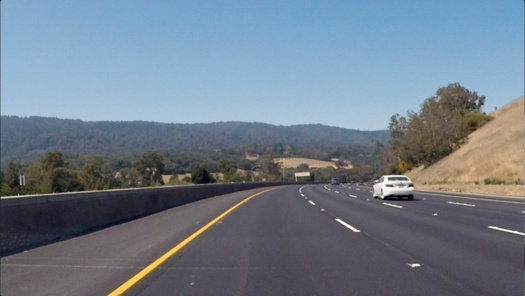
#> input picture convolutional-neural-networks/data/curved_lane.jpg, 525 x 296 px, shrunk from 1280 x 720 before the run, found by its file name
$ jupyter execute custom_filters.ipynb   (shell and % lines are left out)
#> lines starting #> are read from the running program, lines starting #| are printed output that depends on the picture
# Creating a Filter, Edge Detection

### Import resources and display image

[cell 1]
import matplotlib.pyplot as plt
import matplotlib.image as mpimg

import cv2
import numpy as np


# Read in the image
image = mpimg.imread('images/curved_lane.jpg')
#> image is the input picture: shape (296, 525, 3); mean R, G, B 112.1, 125, 138.7

plt.imshow(image)

### Convert the image to grayscale

[cell 2]
# Convert to grayscale for filtering
gray = cv2.cvtColor(image, cv2.COLOR_RGB2GRAY)
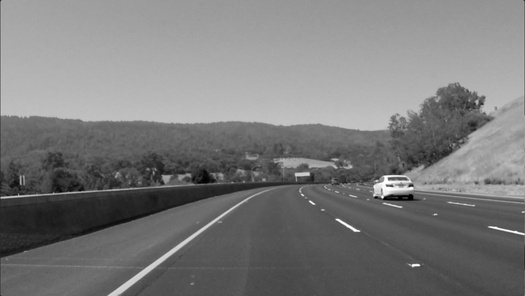
#> gray: shape (296, 525); min 0, max 255, mean 122.7

plt.imshow(gray, cmap='gray')

### TODO: Create a custom kernel

Below, you've been given one common type of edge detection filter: a Sobel operator.

The Sobel filter is very commonly used in edge detection and in finding patterns in intensity in an image. Applying a Sobel filter to an image is a way of **taking (an approximation) of the derivative of the image** in the x or y direction, separately. The operators look as follows.

**It's up to you to create a Sobel x operator and apply it to the given image.**

For a challenge, see if you can put the image through a series of filters: first one that blurs the image (takes an average of pixels), and then one that detects the edges.

[cell 3]
# Create a custom kernel

# 3x3 array for edge detection
sobel_y = np.array([[ -1, -2, -1],
                   [ 0, 0, 0],
                   [ 1, 2, 1]])

## TODO: Create and apply a Sobel x operator

sobel_x = sobel_y.T

# Filter the image using filter2D, which has inputs: (grayscale image, bit-depth, kernel)
filtered_image = cv2.filter2D(gray, -1, sobel_y + sobel_y)
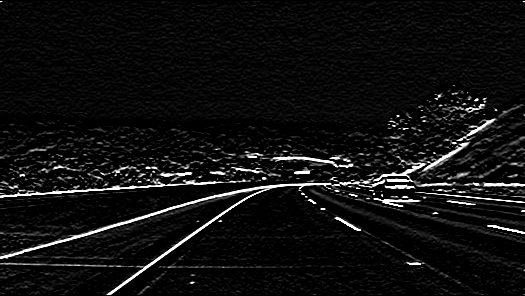
#> filtered_image: shape (296, 525); min 0, max 255, mean 15.9

plt.imshow(filtered_image, cmap='gray')

### Test out other filters!

You're encouraged to create other kinds of filters and apply them to see what happens! As an **optional exercise**, try the following:
* Create a filter with decimal value weights.
* Create a 5x5 filter
* Apply your filters to the other images in the `images` directory.

[cell 4]
images = ["bridge_trees_example.jpg", "curved_lane.jpg", "sobel_ops.png", "white_lines.jpg"]
image = mpimg.imread('images/' + images[1])
gray = cv2.cvtColor(image, cv2.COLOR_RGB2GRAY)

blur = np.array([[ 0.01, 0.01, 0.01, 0.01, 0.01,0.01, 0.01, 0.01, 0.01, 0.01],
               [ 0.01, 0.01, 0.01, 0.01, 0.01,0.01, 0.01, 0.01, 0.01, 0.01],
               [ 0.01, 0.01, 0.01, 0.01, 0.01,0.01, 0.01, 0.01, 0.01, 0.01],
               [ 0.01, 0.01, 0.01, 0.01, 0.01,0.01, 0.01, 0.01, 0.01, 0.01],
               [ 0.01, 0.01, 0.01, 0.01, 0.01,0.01, 0.01, 0.01, 0.01, 0.01],
               [ 0.01, 0.01, 0.01, 0.01, 0.01,0.01, 0.01, 0.01, 0.01, 0.01],
               [ 0.01, 0.01, 0.01, 0.01, 0.01,0.01, 0.01, 0.01, 0.01, 0.01],
               [ 0.01, 0.01, 0.01, 0.01, 0.01,0.01, 0.01, 0.01, 0.01, 0.01],
               [ 0.01, 0.01, 0.01, 0.01, 0.01,0.01, 0.01, 0.01, 0.01, 0.01],
               [ 0.01, 0.01, 0.01, 0.01, 0.01,0.01, 0.01, 0.01, 0.01, 0.01]])

filtered_image = cv2.filter2D(gray, -1, blur)
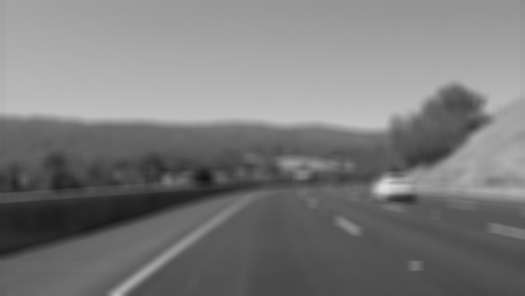
#> filtered_image: shape (296, 525); min 16, max 221, mean 122.8

filtered_image = cv2.filter2D(filtered_image, -1, sobel_y + sobel_y)
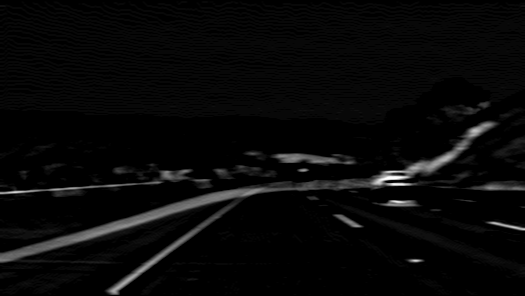
#> filtered_image: shape (296, 525); min 0, max 255, mean 8.4

plt.imshow(filtered_image, cmap='gray')
